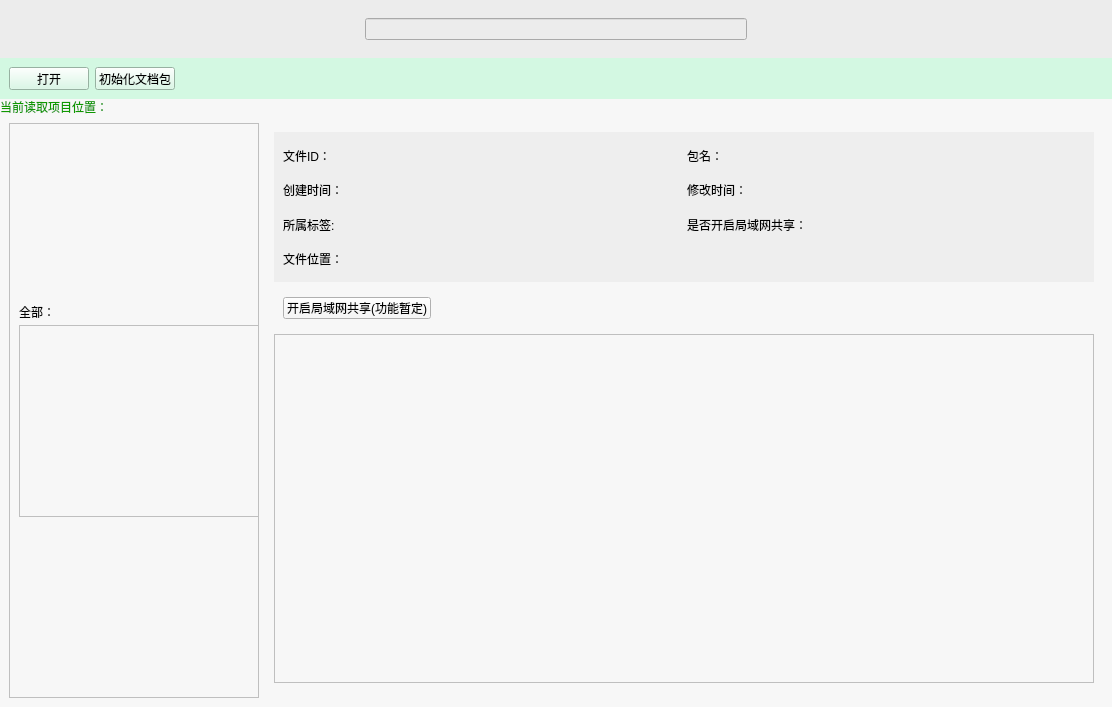
<?xml version="1.0" encoding="UTF-8"?>
<ui version="4.0">
 <class>Form</class>
 <widget class="QWidget" name="Form">
  <property name="geometry">
   <rect>
    <x>0</x>
    <y>0</y>
    <width>1112</width>
    <height>707</height>
   </rect>
  </property>
  <property name="windowTitle">
   <string>Form</string>
  </property>
  <property name="styleSheet">
   <string notr="true">background-color: rgb(247, 247, 247);</string>
  </property>
  <layout class="QVBoxLayout" name="verticalLayout">
   <property name="spacing">
    <number>0</number>
   </property>
   <property name="leftMargin">
    <number>0</number>
   </property>
   <property name="topMargin">
    <number>0</number>
   </property>
   <property name="rightMargin">
    <number>0</number>
   </property>
   <property name="bottomMargin">
    <number>0</number>
   </property>
   <item>
    <widget class="QWidget" name="widget" native="true">
     <layout class="QVBoxLayout" name="verticalLayout_2">
      <property name="spacing">
       <number>0</number>
      </property>
      <property name="leftMargin">
       <number>0</number>
      </property>
      <property name="topMargin">
       <number>0</number>
      </property>
      <property name="rightMargin">
       <number>0</number>
      </property>
      <property name="bottomMargin">
       <number>0</number>
      </property>
      <item>
       <widget class="QWidget" name="widget_2" native="true">
        <property name="maximumSize">
         <size>
          <width>16777215</width>
          <height>100</height>
         </size>
        </property>
        <property name="styleSheet">
         <string notr="true">background-color: rgb(236, 236, 236);</string>
        </property>
        <layout class="QHBoxLayout" name="horizontalLayout_2">
         <item>
          <spacer name="horizontalSpacer">
           <property name="orientation">
            <enum>Qt::Orientation::Horizontal</enum>
           </property>
           <property name="sizeHint" stdset="0">
            <size>
             <width>5</width>
             <height>5</height>
            </size>
           </property>
          </spacer>
         </item>
         <item>
          <widget class="QWidget" name="widget_6" native="true">
           <property name="minimumSize">
            <size>
             <width>400</width>
             <height>0</height>
            </size>
           </property>
           <layout class="QHBoxLayout" name="horizontalLayout">
            <item>
             <widget class="LineEdit" name="lineEdit"/>
            </item>
           </layout>
          </widget>
         </item>
         <item>
          <spacer name="horizontalSpacer_2">
           <property name="orientation">
            <enum>Qt::Orientation::Horizontal</enum>
           </property>
           <property name="sizeHint" stdset="0">
            <size>
             <width>5</width>
             <height>5</height>
            </size>
           </property>
          </spacer>
         </item>
        </layout>
       </widget>
      </item>
      <item>
       <widget class="QWidget" name="widget_4" native="true">
        <property name="maximumSize">
         <size>
          <width>16777215</width>
          <height>41</height>
         </size>
        </property>
        <property name="styleSheet">
         <string notr="true">background-color: rgb(211, 248, 226);</string>
        </property>
        <layout class="QHBoxLayout" name="horizontalLayout_3">
         <item>
          <widget class="QPushButton" name="pushButton_3">
           <property name="text">
            <string>打开</string>
           </property>
          </widget>
         </item>
         <item>
          <widget class="QPushButton" name="pushButton_6">
           <property name="text">
            <string>初始化文档包</string>
           </property>
          </widget>
         </item>
         <item>
          <spacer name="horizontalSpacer_3">
           <property name="orientation">
            <enum>Qt::Orientation::Horizontal</enum>
           </property>
           <property name="sizeHint" stdset="0">
            <size>
             <width>905</width>
             <height>20</height>
            </size>
           </property>
          </spacer>
         </item>
        </layout>
       </widget>
      </item>
      <item>
       <widget class="QLabel" name="label">
        <property name="maximumSize">
         <size>
          <width>16777215</width>
          <height>15</height>
         </size>
        </property>
        <property name="cursor">
         <cursorShape>IBeamCursor</cursorShape>
        </property>
        <property name="styleSheet">
         <string notr="true">color: rgb(15, 152, 0);</string>
        </property>
        <property name="text">
         <string>当前读取项目位置：</string>
        </property>
        <property name="alignment">
         <set>Qt::AlignmentFlag::AlignLeading|Qt::AlignmentFlag::AlignLeft|Qt::AlignmentFlag::AlignVCenter</set>
        </property>
       </widget>
      </item>
      <item>
       <widget class="QWidget" name="widget_3" native="true">
        <layout class="QHBoxLayout" name="horizontalLayout_4">
         <item>
          <widget class="QScrollArea" name="scrollArea">
           <property name="maximumSize">
            <size>
             <width>250</width>
             <height>16777215</height>
            </size>
           </property>
           <property name="horizontalScrollBarPolicy">
            <enum>Qt::ScrollBarPolicy::ScrollBarAlwaysOff</enum>
           </property>
           <property name="widgetResizable">
            <bool>true</bool>
           </property>
           <widget class="QWidget" name="scrollAreaWidgetContents">
            <property name="geometry">
             <rect>
              <x>0</x>
              <y>0</y>
              <width>248</width>
              <height>574</height>
             </rect>
            </property>
            <property name="maximumSize">
             <size>
              <width>250</width>
              <height>16777215</height>
             </size>
            </property>
            <layout class="QVBoxLayout" name="verticalLayout_6">
             <property name="spacing">
              <number>0</number>
             </property>
             <property name="leftMargin">
              <number>0</number>
             </property>
             <property name="topMargin">
              <number>0</number>
             </property>
             <property name="rightMargin">
              <number>0</number>
             </property>
             <property name="bottomMargin">
              <number>0</number>
             </property>
             <item>
              <widget class="QWidget" name="widget_10" native="true">
               <property name="sizePolicy">
                <sizepolicy hsizetype="Preferred" vsizetype="Ignored">
                 <horstretch>0</horstretch>
                 <verstretch>0</verstretch>
                </sizepolicy>
               </property>
               <property name="minimumSize">
                <size>
                 <width>242</width>
                 <height>0</height>
                </size>
               </property>
               <property name="maximumSize">
                <size>
                 <width>250</width>
                 <height>16777215</height>
                </size>
               </property>
               <property name="font">
                <font>
                 <bold>false</bold>
                </font>
               </property>
               <layout class="QVBoxLayout" name="verticalLayout_4">
                <property name="spacing">
                 <number>0</number>
                </property>
                <property name="sizeConstraint">
                 <enum>QLayout::SizeConstraint::SetFixedSize</enum>
                </property>
                <property name="leftMargin">
                 <number>0</number>
                </property>
                <property name="topMargin">
                 <number>0</number>
                </property>
                <property name="rightMargin">
                 <number>0</number>
                </property>
                <property name="bottomMargin">
                 <number>0</number>
                </property>
                <item>
                 <widget class="QWidget" name="widget_11" native="true">
                  <property name="styleSheet">
                   <string notr="true">border-bottom-color: rgb(0, 0, 0);</string>
                  </property>
                  <layout class="QVBoxLayout" name="verticalLayout_5">
                   <property name="sizeConstraint">
                    <enum>QLayout::SizeConstraint::SetMinimumSize</enum>
                   </property>
                   <item>
                    <widget class="QLabel" name="label_8">
                     <property name="maximumSize">
                      <size>
                       <width>16777215</width>
                       <height>15</height>
                      </size>
                     </property>
                     <property name="text">
                      <string>全部：</string>
                     </property>
                    </widget>
                   </item>
                   <item>
                    <widget class="ListWidget" name="listWidget">
                     <property name="maximumSize">
                      <size>
                       <width>280</width>
                       <height>16777215</height>
                      </size>
                     </property>
                     <property name="contextMenuPolicy">
                      <enum>Qt::ContextMenuPolicy::DefaultContextMenu</enum>
                     </property>
                    </widget>
                   </item>
                  </layout>
                 </widget>
                </item>
               </layout>
              </widget>
             </item>
            </layout>
           </widget>
          </widget>
         </item>
         <item>
          <widget class="QWidget" name="widget_5" native="true">
           <property name="minimumSize">
            <size>
             <width>500</width>
             <height>0</height>
            </size>
           </property>
           <property name="styleSheet">
            <string notr="true"/>
           </property>
           <layout class="QVBoxLayout" name="verticalLayout_3">
            <item>
             <widget class="QWidget" name="widget_8" native="true">
              <property name="minimumSize">
               <size>
                <width>0</width>
                <height>150</height>
               </size>
              </property>
              <property name="maximumSize">
               <size>
                <width>16777215</width>
                <height>150</height>
               </size>
              </property>
              <property name="styleSheet">
               <string notr="true">background-color: rgb(238, 238, 238);</string>
              </property>
              <layout class="QGridLayout" name="gridLayout">
               <item row="3" column="1">
                <widget class="QLabel" name="label_7">
                 <property name="cursor">
                  <cursorShape>IBeamCursor</cursorShape>
                 </property>
                 <property name="text">
                  <string>是否开启局域网共享：</string>
                 </property>
                </widget>
               </item>
               <item row="0" column="0">
                <widget class="QLabel" name="label_2">
                 <property name="maximumSize">
                  <size>
                   <width>16777215</width>
                   <height>16777215</height>
                  </size>
                 </property>
                 <property name="cursor">
                  <cursorShape>IBeamCursor</cursorShape>
                 </property>
                 <property name="text">
                  <string>文件ID：</string>
                 </property>
                </widget>
               </item>
               <item row="1" column="1">
                <widget class="QLabel" name="label_5">
                 <property name="maximumSize">
                  <size>
                   <width>16777215</width>
                   <height>16777215</height>
                  </size>
                 </property>
                 <property name="cursor">
                  <cursorShape>IBeamCursor</cursorShape>
                 </property>
                 <property name="text">
                  <string>修改时间：</string>
                 </property>
                </widget>
               </item>
               <item row="0" column="1">
                <widget class="QLabel" name="label_3">
                 <property name="maximumSize">
                  <size>
                   <width>16777215</width>
                   <height>16777215</height>
                  </size>
                 </property>
                 <property name="cursor">
                  <cursorShape>IBeamCursor</cursorShape>
                 </property>
                 <property name="text">
                  <string>包名：</string>
                 </property>
                </widget>
               </item>
               <item row="3" column="0">
                <widget class="QLabel" name="label_9">
                 <property name="cursor">
                  <cursorShape>IBeamCursor</cursorShape>
                 </property>
                 <property name="text">
                  <string>所属标签:</string>
                 </property>
                </widget>
               </item>
               <item row="1" column="0">
                <widget class="QLabel" name="label_4">
                 <property name="maximumSize">
                  <size>
                   <width>16777215</width>
                   <height>16777215</height>
                  </size>
                 </property>
                 <property name="cursor">
                  <cursorShape>IBeamCursor</cursorShape>
                 </property>
                 <property name="text">
                  <string>创建时间：</string>
                 </property>
                </widget>
               </item>
               <item row="4" column="0" colspan="2">
                <widget class="QLabel" name="label_6">
                 <property name="minimumSize">
                  <size>
                   <width>0</width>
                   <height>0</height>
                  </size>
                 </property>
                 <property name="maximumSize">
                  <size>
                   <width>16777215</width>
                   <height>16777215</height>
                  </size>
                 </property>
                 <property name="cursor">
                  <cursorShape>IBeamCursor</cursorShape>
                 </property>
                 <property name="text">
                  <string>文件位置：</string>
                 </property>
                </widget>
               </item>
              </layout>
             </widget>
            </item>
            <item>
             <widget class="QWidget" name="widget_9" native="true">
              <property name="minimumSize">
               <size>
                <width>0</width>
                <height>40</height>
               </size>
              </property>
              <property name="maximumSize">
               <size>
                <width>16777215</width>
                <height>40</height>
               </size>
              </property>
              <layout class="QHBoxLayout" name="horizontalLayout_5">
               <item>
                <widget class="QPushButton" name="pushButton_5">
                 <property name="text">
                  <string>开启局域网共享(功能暂定)</string>
                 </property>
                </widget>
               </item>
               <item>
                <widget class="QLabel" name="label_10">
                 <property name="styleSheet">
                  <string notr="true">color: rgb(255, 0, 0);</string>
                 </property>
                 <property name="text">
                  <string/>
                 </property>
                </widget>
               </item>
               <item>
                <spacer name="horizontalSpacer_4">
                 <property name="orientation">
                  <enum>Qt::Orientation::Horizontal</enum>
                 </property>
                 <property name="sizeHint" stdset="0">
                  <size>
                   <width>40</width>
                   <height>20</height>
                  </size>
                 </property>
                </spacer>
               </item>
              </layout>
             </widget>
            </item>
            <item>
             <widget class="QGraphicsView" name="graphicsView"/>
            </item>
            <item>
             <widget class="QWidget" name="widget_7" native="true">
              <property name="styleSheet">
               <string notr="true">background-color: rgb(225, 225, 225);</string>
              </property>
              <layout class="QHBoxLayout" name="horizontalLayout_6">
               <property name="spacing">
                <number>0</number>
               </property>
               <property name="leftMargin">
                <number>0</number>
               </property>
               <property name="topMargin">
                <number>0</number>
               </property>
               <property name="rightMargin">
                <number>0</number>
               </property>
               <property name="bottomMargin">
                <number>0</number>
               </property>
              </layout>
             </widget>
            </item>
           </layout>
          </widget>
         </item>
        </layout>
       </widget>
      </item>
     </layout>
    </widget>
   </item>
  </layout>
 </widget>
 <customwidgets>
  <customwidget>
   <class>LineEdit</class>
   <extends>QLineEdit</extends>
   <header>qfluentwidgets</header>
  </customwidget>
  <customwidget>
   <class>ListWidget</class>
   <extends>QListWidget</extends>
   <header>qfluentwidgets</header>
  </customwidget>
 </customwidgets>
 <resources/>
 <connections/>
</ui>
